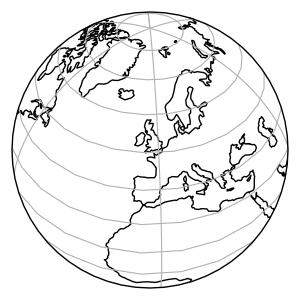

Generate this figure with Python:
import matplotlib.pyplot as plt
import cartopy.crs as ccrs

plt.figure(figsize=(3, 3))
ax = plt.axes(projection=ccrs.NearsidePerspective(
    central_latitude=50.72,
    central_longitude=-3.53,
    satellite_height=10000000.0))
ax.coastlines(resolution='110m')
ax.gridlines()
